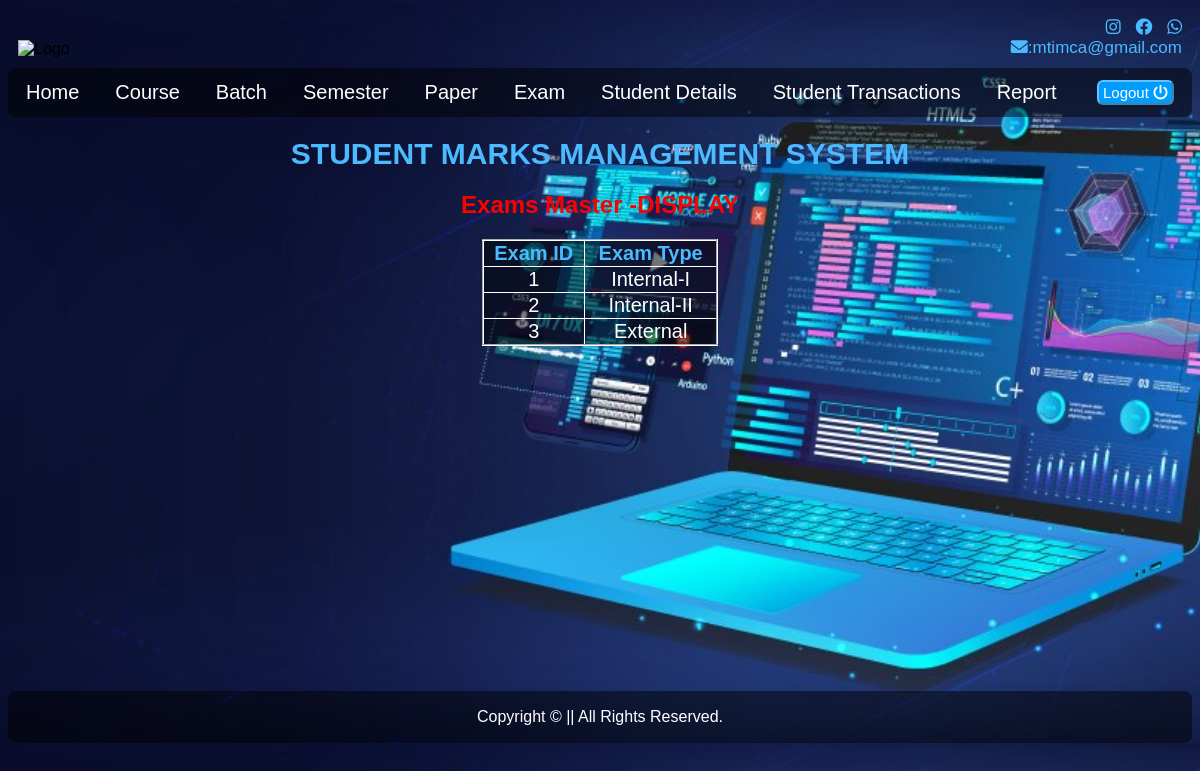
The app's page /student/displayexam/ with its own data.
### student/models.py (models this page shows, shortened)
class ExamMasterModel(models.Model):
    examid   = models.IntegerField(unique=True)
    examtype = models.CharField(max_length =13, unique=True)

### student/views.py (the view)
# urls.py: path('displayexam/',views.displayexam,name='displayexam'),
def displayexam(request):
    examtype = ExamMasterModel.objects.all().values()
    temp = loader.get_template('displayexam.html')
    context = {
        'data':examtype,
    }
    return HttpResponse(temp.render(context,request))

### student/templates/displayexam.html (shortened to what this page needs)
{% extends "master.html" %}
{% block content %}
<div align="center" style="color: white;">
        <h1>Exams Master -DISPLAY</h1>
            <table border="2" style="border-collapse: collapse; border-color: white; width: 20%; font-size: 20px;">
            <tr class="thead"> <th>Exam ID</th> <th>Exam Type</th> </tr>
            {% for x in data %}
            <tr align="center">
                <td>{{x.examid}}</td>
                <td>{{x.examtype}}</td>
            </tr>
            {% endfor %}
        </table>
</div>
{% endblock %}

### student/static/css/styles.css (style rules this page uses)
body { font-family: Arial, Helvetica, sans-serif; background-size:cover; background-position:center; margin-bottom: 0; }
h1 { color:#ff0000; }
.thead { color: #4bbaff; }
table { background-color: #0000007f; }

### records on screen
ExamMasterModel: examid "1", examtype "Internal-I"
ExamMasterModel: examid "2", examtype "Internal-II"
ExamMasterModel: examid "3", examtype "External"
